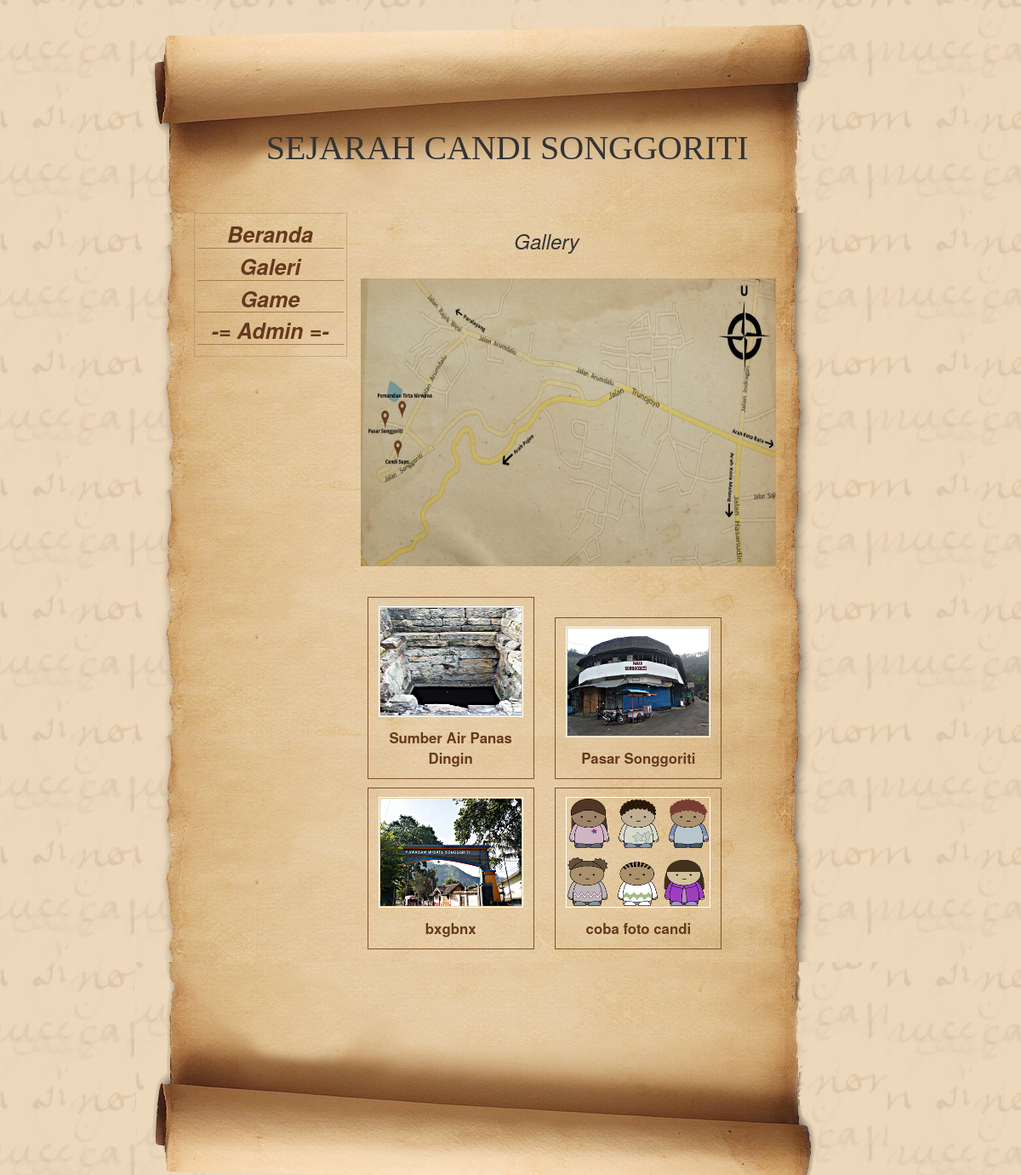
Screenshot of /index.php/home/gallery with the database file from the repository.
### tables this page shows
CREATE TABLE `gallery` (
  `id_photo` int(11) NOT NULL,
  `photo` varchar(200) NOT NULL,
  `description` varchar(30) NOT NULL
);

### application/controllers/Home.php (called while the page is built, shortened)
<?php
class Home extends CI_Controller
{
    public function gallery()
    {
        $data['list'] = $this->Gallery_model->get();
        $this->load->view('gallery',$data);
    }
}
?>

### index.php (called while the page is built, shortened)
<?php
require_once BASEPATH.'core/CodeIgniter.php';

### application/models/Gallery_model.php (called while the page is built, shortened)
<?php
class Gallery_model extends CI_Model
{
    public function get()
    { return $this->db->get('gallery')->result(); }
}
?>

### application/views/gallery.php (the view, shortened to what this page needs)
<?php include('header.php') ?>
    <div id="content">
        <h3>Gallery</h3>
        <p>
            <a target="_blank" href="<?php echo base_url('assets/')?>images/Mapssupo.png">
                <img src="<?php echo base_url('assets/')?>images/Mapssupo.png" width="490" height="340">
            </a>
        </p>
        <ul class="list-inline">
        <?php foreach ($list as $l) { ?>
            <li>
        <div class="img">
            <a target="_blank" href="<?php echo base_url('assets/foto/'.$l->photo)?>">
                <img src="<?php echo base_url('assets/foto/'.$l->photo)?>" width="170" height="130">
            </a>
            <div class="desc" ><?php echo $l->description ?></div>
        </div>
        </li>
        <?php } ?>
        </ul>
    </div>
    <div id="footer"></div>
</div>
</body>
</center>
</html>

### assets/css/style.css (style rules this page uses)
* { margin: 0; padding: 0; }
body { background-image: url(../images/body.jpg); font-family: Georgia, "Times New Roman", Times, serif; font-size: 62.5%; }
#content { padding-right: 180px; margin-left: 265px; }
#footer { background-image: url(../images/footer.png); height: 250px; margin-top: 0px; }
p { padding-top: 20px; padding-bottom: 20px; color: #814F2C; font-size:16px; }
h3 { font-family:BlackChancery, sans-serif, serif; font-size: 1.8em; font-style: italic; color: #926B4A; text-align: center; }
a:link, a:visited, a:active { color: #666600 }
img { padding:1px; border:1px solid #814F2C; }
div.img { margin: 5px; padding: 5px; border: 1px solid #814F2C; text-align: center; }
div.img img { display: inline; margin: 5px; border: 1px solid #ffffff; }
div.desc { text-align: center; font-weight: bold; width: 170px; margin: 7px; color: #65391E; }

### rows the page displays
gallery: photo (picture), description "Sumber Air Panas Dingin"
gallery: photo (picture), description "Pasar Songgoriti"
gallery: photo (picture), description "bxgbnx"
gallery: photo (picture), description "coba foto candi"
